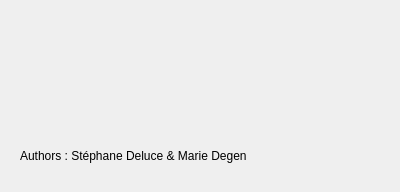
<?xml version="1.0" encoding="UTF-8"?>
<ui version="4.0">
 <class>aboutWindow</class>
 <widget class="QDialog" name="aboutWindow">
  <property name="geometry">
   <rect>
    <x>0</x>
    <y>0</y>
    <width>400</width>
    <height>192</height>
   </rect>
  </property>
  <property name="windowTitle">
   <string>Dialog</string>
  </property>
  <widget class="QLabel" name="authors">
   <property name="geometry">
    <rect>
     <x>20</x>
     <y>140</y>
     <width>251</width>
     <height>31</height>
    </rect>
   </property>
   <property name="mouseTracking">
    <bool>true</bool>
   </property>
   <property name="locale">
    <locale language="English" country="UnitedStates"/>
   </property>
   <property name="text">
    <string>Authors : Stéphane Deluce &amp; Marie Degen</string>
   </property>
  </widget>
  <widget class="QLabel" name="unicorn">
   <property name="geometry">
    <rect>
     <x>320</x>
     <y>130</y>
     <width>51</width>
     <height>51</height>
    </rect>
   </property>
   <property name="text">
    <string/>
   </property>
   <property name="pixmap">
    <pixmap resource="tpqt.qrc">:/icon/unicorn.png</pixmap>
   </property>
   <property name="scaledContents">
    <bool>true</bool>
   </property>
  </widget>
  <widget class="QLabel" name="label_2">
   <property name="geometry">
    <rect>
     <x>80</x>
     <y>30</y>
     <width>251</width>
     <height>81</height>
    </rect>
   </property>
   <property name="text">
    <string/>
   </property>
   <property name="pixmap">
    <pixmap>../../../Downloads/polytechtours.png</pixmap>
   </property>
   <property name="scaledContents">
    <bool>true</bool>
   </property>
  </widget>
 </widget>
 <resources>
  <include location="tpqt.qrc"/>
 </resources>
 <connections/>
</ui>
